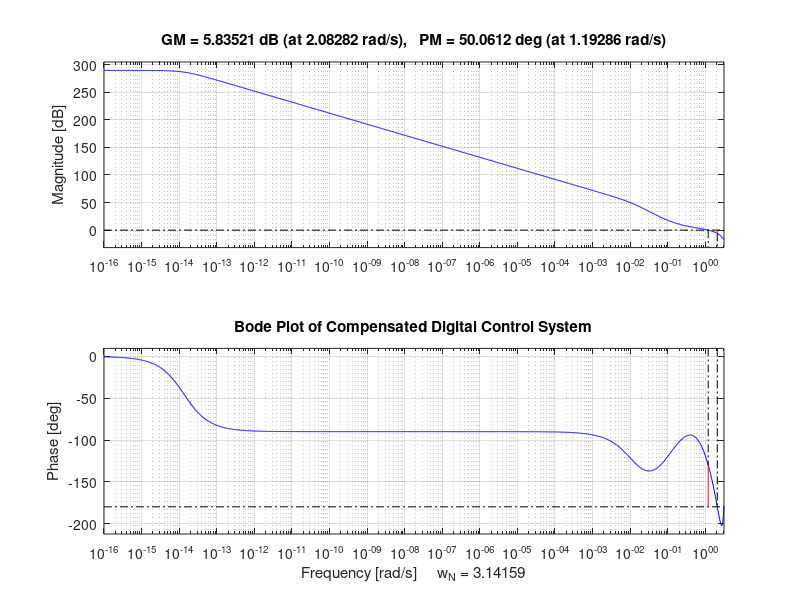
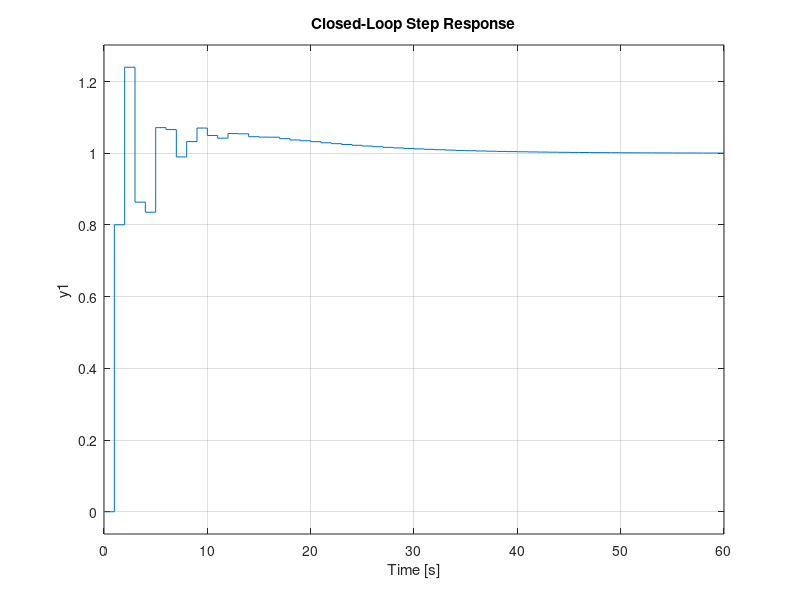

Write the MATLAB code that produced these figures, in order.
T = 1;

Gs = tf(1, [1 1 0]);
Gz = c2d(Gs, T, 'zoh');

K = 4;
G1z = K * Gz;

num_Gc = [0.544, -0.879, 0.349];
den_Gc = [1.000, -0.879, -0.107];
Gcz = tf(num_Gc, den_Gc, T);

G_open = Gcz * G1z;

figure;
margin(G_open);
grid on;
title('Bode Plot of Compensated Digital Control System');

T_cl = feedback(G_open, 1);

figure;
step(T_cl);
grid on;
title('Closed-Loop Step Response');
